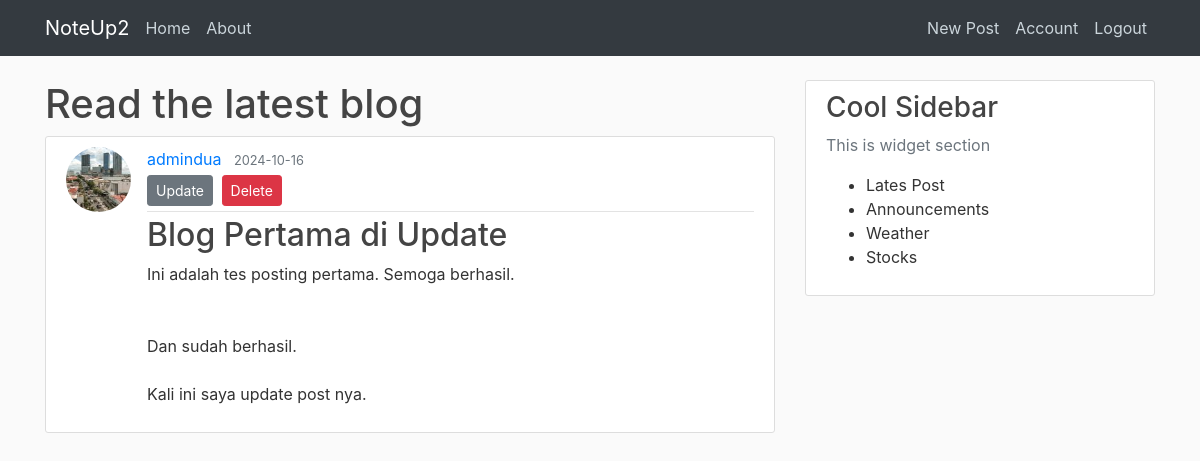
The app's page /post/1 (signed in) with its own data.
### noteup/models.py (models this page shows, shortened)
class User(db.Model, UserMixin):
    id = db.Column(db.Integer, primary_key=True)
    username = db.Column(db.String(20), unique=True, nullable=False)
    email = db.Column(db.String(100), unique=True, nullable=False)
    image_file = db.Column(db.String(20), nullable=False, default='default.jpg')
    password = db.Column(db.String(60), nullable=False)
    posts = db.relationship('Post', backref='author', lazy=True)

class Post(db.Model):
    id = db.Column(db.Integer, primary_key=True)
    title = db.Column(db.String(100), nullable=False)
    date_posted = db.Column(db.DateTime, nullable=False, default=datetime.now(timezone.utc))
    content = db.Column(db.Text, nullable=False)
    user_id = db.Column(db.Integer, db.ForeignKey('user.id'), nullable=False)

### noteup/routes.py (the view)
@app.route("/post/<int:post_id>")
def post(post_id):
    post = Post.query.get_or_404(post_id)
    return render_template('post.html', title=post.title, post=post)

### noteup/models.py (called while the page is built)
@login_manager.user_loader
def load_user(user_id):
    return User.query.get(int(user_id))

### noteup/templates/post.html (shortened to what this page needs)
{% extends "layout.html" %}
{% block content %}
    <h1>Read the latest blog</h1>
    <article class="media content-section">
        <img class="rounded-circle article-img" src="{{ url_for('static', filename='img/' + post.author.image_file) }}">
        <div class="media-body">
            <div class="article-metadata">
                <a href="#" class="mr-2">{{ post.author.username }}</a>
                <small class="text-muted">{{ post.date_posted.strftime('%Y-%m-%d') }}</small>
                {% if post.author == current_user %}
                    <div>
                        <a class="btn btn-secondary btn-sm mt-1 mb-1" href="{{ url_for('update_post', post_id=post.id) }}">Update</a>
                        <button type="button" class="btn btn-danger btn-sm m-1" data-toggle="modal" data-target="#deleteModal">Delete</button>
                    </div>
                {% endif %}
            </div>
            <h2 class="article-title">{{ post.title }}</h2>
            <p class="article-content">{{ post.content }}</p>
        </div>
    </article>
{% endblock content %}

### noteup/static/style.css (style rules this page uses)
body { background: #fafafa; color: #333333; margin-top: 5rem; }
h1, h2, h3, h4, h5, h6 { color: #444444; }
.content-section { background: #ffffff; padding: 10px 20px; border: 1px solid #dddddd; border-radius: 3px; margin-bottom: 20px; }
.article-title { color: #444444; }
.article-content { white-space: pre-line; }
.article-img { height: 65px; width: 65px; margin-right: 16px; }
.article-metadata { padding-bottom: 1px; margin-bottom: 4px; border-bottom: 1px solid #e3e3e3; }

### records on screen
User: image_file (picture), author.username "admindua"
Post: date_posted "2024-10-16", title "Blog Pertama di Update", content "Ini adalah tes posting pertama. Semoga berhasil. Dan sudah berhasil. Kali ini saya update post nya."
